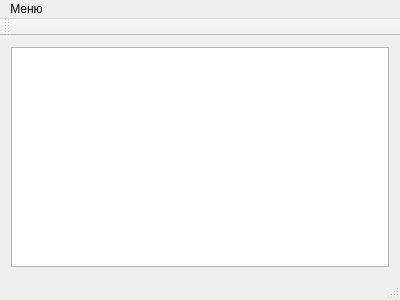
<?xml version="1.0" encoding="UTF-8"?>
<ui version="4.0">
 <class>MainWindow</class>
 <widget class="QMainWindow" name="MainWindow">
  <property name="geometry">
   <rect>
    <x>0</x>
    <y>0</y>
    <width>400</width>
    <height>300</height>
   </rect>
  </property>
  <property name="windowTitle">
   <string>Лабораторная работа №1</string>
  </property>
  <widget class="QWidget" name="centralWidget">
   <layout class="QGridLayout" name="gridLayout">
    <item row="0" column="0">
     <widget class="QTextEdit" name="textEdit"/>
    </item>
   </layout>
  </widget>
  <widget class="QMenuBar" name="menuBar">
   <property name="geometry">
    <rect>
     <x>0</x>
     <y>0</y>
     <width>400</width>
     <height>21</height>
    </rect>
   </property>
   <widget class="QMenu" name="menu">
    <property name="title">
     <string>Меню</string>
    </property>
    <addaction name="action"/>
    <addaction name="action_2"/>
   </widget>
   <addaction name="menu"/>
  </widget>
  <widget class="QToolBar" name="mainToolBar">
   <attribute name="toolBarArea">
    <enum>TopToolBarArea</enum>
   </attribute>
   <attribute name="toolBarBreak">
    <bool>false</bool>
   </attribute>
  </widget>
  <widget class="QStatusBar" name="statusBar"/>
  <action name="action">
   <property name="text">
    <string>Авторы</string>
   </property>
  </action>
  <action name="action_2">
   <property name="text">
    <string>Выход</string>
   </property>
  </action>
 </widget>
 <layoutdefault spacing="6" margin="11"/>
 <resources/>
 <connections>
  <connection>
   <sender>action_2</sender>
   <signal>triggered()</signal>
   <receiver>MainWindow</receiver>
   <slot>close()</slot>
   <hints>
    <hint type="sourcelabel">
     <x>-1</x>
     <y>-1</y>
    </hint>
    <hint type="destinationlabel">
     <x>199</x>
     <y>149</y>
    </hint>
   </hints>
  </connection>
 </connections>
</ui>
